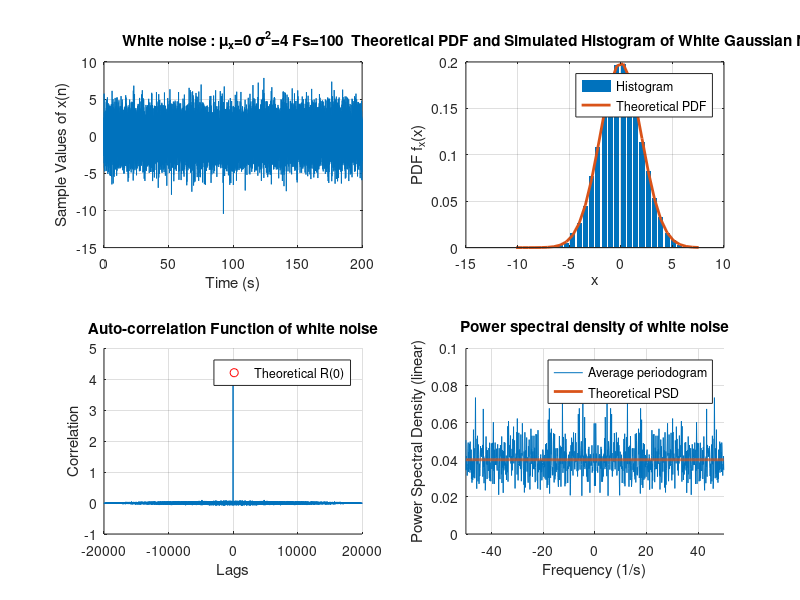
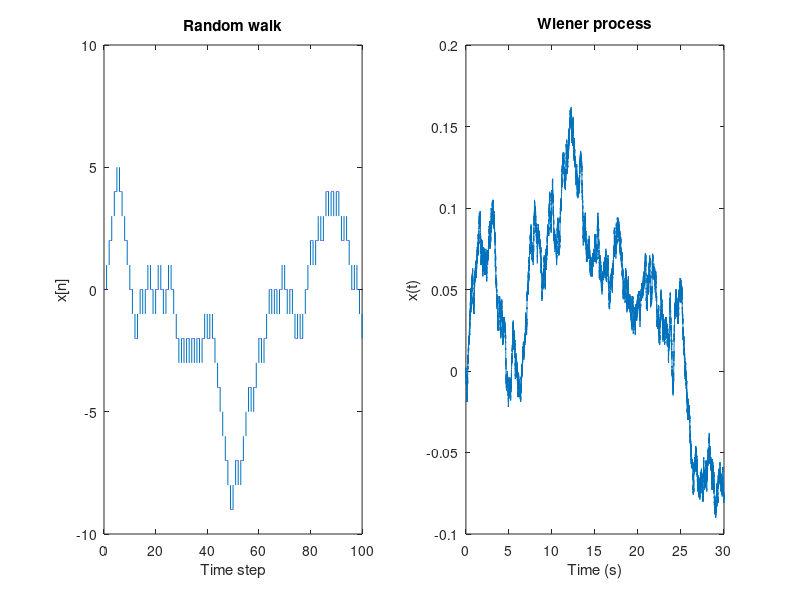
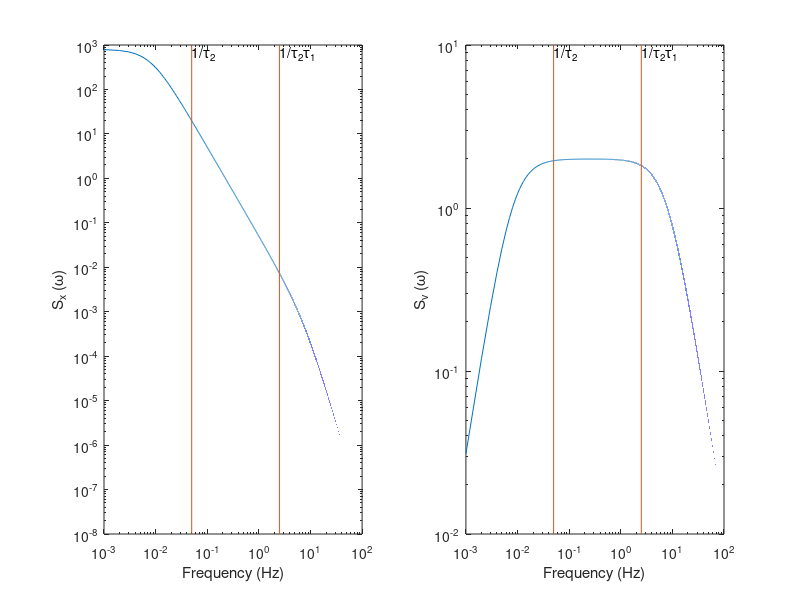

Write the MATLAB code that produced these figures, in order. (Note: this script raises an error after producing the figures.)
%% Figures for appendix on random walks


%% Figure 1 - simulating simple white noise
% https://www.gaussianwaves.com/2013/11/simulation-and-analysis-of-white-noise-in-matlab/

clear all; clc; close all;
Fs = 100;
Ts = 1/Fs;
L = 20000;   % Sample length for the random signal
t = (0:L-1)*Ts;
mu = 0;       % Mean of the random signal  
sigma = 2;    % Standard deviation of the random signal
X = sigma*randn(L,1);

figure();
subplot(2,2,1)
plot(t,X);
title(['White noise : \mu_x=',num2str(mu),' \sigma^2=',num2str(sigma^2), ' Fs=', num2str(Fs)])
xlabel('Time (s)')
ylabel('Sample Values of x(n)')
grid on;


subplot(2,2,2)
n=30; %number of Histrogram bins
[f,x]=hist(X,n);
bar(x,f/trapz(x,f),'EdgeColor','none'); hold on;
%Theoretical PDF of Gaussian Random Variable
g=(1/(sqrt(2*pi)*sigma))*exp(-((x-mu).^2)/(2*sigma^2));
plot(x,g,'linewidth',2); grid on;
title('Theoretical PDF and Simulated Histogram of White Gaussian Noise');
legend('Histogram','Theoretical PDF');
xlabel('x');
ylabel('PDF f_x(x)');


subplot(2,2,3,'nextplot','add')
Rxx=1/L*conv(flipud(X),X);
lags=(-L+1):1:(L-1);

%Alternative method
%[Rxx,lags] =xcorr(X,'biased'); 
%The argument 'biased' is used for proper scaling by 1/L
%Normalize auto-correlation with sample length for proper scaling

plot(lags,Rxx); 
h = plot(0,sigma.^2,'ro');
legend(h,{'Theoretical R(0)'});
title('Auto-correlation Function of white noise');
xlabel('Lags')
ylabel('Correlation')
grid on;


subplot(2,2,4,'nextplot','add')
%Verifying the constant PSD of White Gaussian Noise Process
%with arbitrary mean and standard deviation sigma

N = 1024; 
% split the signal into windows to average power across each of them
z = reshape(X(1:(N*floor(length(X)/N))),N,floor(length(X)/N))';

%By default, FFT is done across each column - Normal command fft(z)
%Finding the FFT across each row
Z = 1/sqrt(N*Fs)*fft(z,[],2); %Scaling by sqrt(N) to get psd
Pzavg = mean(Z.*conj(Z),1);%Computing the mean power from fft
Pzavg=fftshift(Pzavg); %Shift zero-frequency component to center of spectrum
freq=(-N/2:N/2-1)/N*Fs;

% pwelch(X,[],[],N,[],'centered') would give a similar answer

h1 = plot(freq,(Pzavg));
h2 = plot(freq,sigma.^2/Fs*ones(size(freq)),'linewidth',2);
legend([h1 h2],{'Average periodogram', 'Theoretical PSD' })
% plot(normFreq,10*log10(Pzavg),'r');
axis([-0.5*Fs 0.5*Fs 0 10/Fs]); grid on;
ylabel('Power Spectral Density (linear)');
xlabel('Frequency (1/s)');
title('Power spectral density of white noise');

%% Figure 2 - Wiener process

r = round(rand(100,1))*2-1;
clear x
x(1000*(1:100)) = r;
x = cumsum(x);

figure('color','w')
subplot(1,2,1);
plot((1:length(x))/1000,x);
xlabel('Time step')
ylabel('x[n]')
title('Random walk')

x = round(rand(30*1000,1))*2-1;
x = cumsum(x/1000);

subplot(1,2,2);
plot((1:length(x))/1000,x);
xlabel('Time (s)')
ylabel('x(t)')
title('Wiener process')

%% Figure 3 - Spectrum
close all
f = 0:0.001:100;
w = 2*pi*f;
t1 = 0.02;
t2 = 20;
D = 1;

x = 2*D ./ (1/t2^2 + w.^2 +t1^2*w.^4);
v = w.^2*2*D ./ (1/t2^2 + w.^2 +t1^2*w.^4);

figure('color','w')
subplot(1,2,1)
loglog(f,x)
hold

yl = get(gca,'ylim');
line([1 1]*1/(t1*t2), yl)
line([1 1]*1/(t2), yl)
xlabel('Frequency (Hz)')
ylabel('S_x (\omega)')
text(1/(t1*t2), yl(2), '1/\tau_2\tau_1','VerticalAlignment','top')
text((1/t2), yl(2), '1/\tau_2','VerticalAlignment','top')

subplot(1,2,2)
loglog(f,v)
hold

yl = get(gca,'ylim');
line([1 1]*1/(t1*t2), yl)
line([1 1]*1/(t2), yl)
xlabel('Frequency (Hz)')
ylabel('S_v (\omega)')

text(1/(t1*t2), yl(2), '1/\tau_2\tau_1','VerticalAlignment','top')
text((1/t2), yl(2), '1/\tau_2','VerticalAlignment','top')

%% 0 - Simulations of simple random walks (Wiener process)
clear all, close all
Reps = 5000;

Ts = 1/100;    % sampling rate
D = 40;         % diffusion constant in arcmin^2/s
VarV = 2*D/Ts;
SigmaV = sqrt(VarV);
SigmaVdeg = SigmaV/60;

t = (0:Ts:2)';

v = SigmaV * randn(height(t),Reps);
x = cumsum(v*Ts);
% Note this is is equivalent to x = filter(Ts,[1 -1], v);



VarX = std(x,[],2).^2;
vmeasured = diff(x)./diff(t);


figure('color','w')
subplot(2,2,1);
plot(t,x(:,1:min(20,size(x,2))));
xlabel('Time (s)')
ylabel('Position (arcmin)')
title(sprintf('Brownian motion (Fs = %0.1f Hz)',1/Ts))


subplot(2,2,2);
plot(t,VarX,'o');
hold
% plot(t,VarXmeasured,'o');
plot(t,2*D*t,'r','linewidth',2)
set(gca,'xlim',[0 max(t)/2])
xlabel('Time (s)')
ylabel('MSD (arcmin^2)')
title(sprintf('Mean square displacements (D = %0.1f minarc^2)',D))

subplot(2,2,3);
binwidth = 4/60;
vBins = -10:binwidth:10;
vBinsC = (vBins(1:end-1)+vBins(2:end))/2;
bar(vBinsC, histcounts(v(:)/60,vBins)/length(v(:)),'EdgeColor','none');
hold
% bar(vBinsC, histcounts(vmeasured(:),vBins)/length(vmeasured(:)));
plot(vBinsC,sqrt(1/(2*pi*SigmaVdeg^2))*exp(-vBinsC.^2/(2*SigmaVdeg^2))*binwidth,'r','linewidth',2)
title('Velocity distribution')
xlabel('Velocity (deg/s)')
ylabel('Probability')

N = 128;
X = vmeasured(:);
z = reshape(X(1:(N*floor(length(X)/N))),N,floor(length(X)/N))';

%By default, FFT is done across each column - Normal command fft(z)
%Finding the FFT across each row
Z = 1/sqrt(N/Ts)*fft(z,[],2); %Scaling by sqrt(N) to get psd
Pzavg = mean(Z.*conj(Z),1);%Computing the mean power from fft
Pzavg=fftshift(Pzavg); %Shift zero-frequency component to center of spectrum
freq=(-N/2:N/2-1)/N*1/Ts;

subplot(2,2,4)
bar(freq, Pzavg,'EdgeColor','none');
hold
plot(freq,2*D*ones(size(freq)),'r','linewidth',2)

 set(gca,'ylim',[0 2*60])
title('Velocity power spectrum')
xlabel('Frequency (Hz)')
ylabel('Velocity PSD (arcmin^2/s/Hz)')
legend({'Simulation' 'Theoretical'},'box','off')


 % 1 - Simulations of simple random walks with relaxation time cosntant

%% varying taus
% clear all, close all

figure
tiledlayout(4,2,'padding', "tight", "TileSpacing", "tight");

Reps = 5000;
dur =2; % duration of each rep
Fs = 1000;
D = 40;         % diffusion constant arcmin^2/s

tau1 = 0.0005; % Zuber
tau2 = 20; % not sure
[x, t] = GenerateRandomWalk1D(Fs, dur, D, tau1, tau2, Reps);
PlotRW(t, x, D, tau1, tau2,Fs)


tau1 = 0.05; % Zuber
tau2 = 20; % not sure
[x, t] = GenerateRandomWalk1D(Fs, dur, D, tau1, tau2, Reps);
PlotRW(t, x, D, tau1, tau2,Fs)


tau1 = 0.5; % Zuber
tau2 = inf; % not sure
[x, t] = GenerateRandomWalk1D(Fs, dur, D, tau1, tau2, Reps);
PlotRW(t, x, D, tau1, tau2,Fs)


tau1 = 0.05; % Zuber
tau2 = 0.5; % not sure
[x, t] = GenerateRandomWalk1D(Fs, dur, D, tau1, tau2, Reps);
x = x + randn(size(x));
PlotRW(t, x, D, tau1, tau2,Fs)

legend({'Simulation','2Dt','Short timescale aprox','Long timescale steady state'})





%% adding noise and bias
% clear all, close all

figure
tiledlayout(3,2,'padding', "tight", "TileSpacing", "tight");

tau1 = 0.05; % Zuber
tau2 = 1; % not sure
[x, t] = GenerateRandomWalk1D(Fs, dur, D, tau1, tau2, Reps);
PlotRW(t, x, D, tau1, tau2,Fs)

x1 = x + randn(size(x))*2;
PlotRW(t, x1, D, tau1, tau2,Fs)

bias = 0.01;
x2 = x + cumsum(bias*ones(size(x)));
PlotRW(t, x2, D, tau1, tau2,Fs)

legend({'Simulation','2Dt','Short timescale aprox','Long timescale steady state'})


function PlotRW(t, x, D, tau1, tau2,Fs)


VarX = mean(x.^2,2);
vmeasured = diff(x)./diff(t);
Ts = 1/Fs;
SigmaV = sqrt(2*D/Ts);


SteadyStateVarx = D*tau2;


nexttile
plot(t,x(:,1:min(20,size(x,2))));
xlabel('Time (s)')
ylabel('Position (arcmin)')
title(sprintf('Brownian motion (Fs = %0.1f Hz, {\\tau_1} = %0.0fms, {\\tau_2} = %0.1f s)',1/Ts,tau1*1000, tau2))


%     2*D * (t + tau1*( exp(-t/tau1) - 1 ) ),...
nexttile
plot(t,VarX,'o');
hold
% plot(t,VarXmeasured,'o');
plot(t,2*D*t,'r--','linewidth',1)
plot(t,...
    2*D*tau1*(  t/tau1 - 3/2  +2*exp(-t/tau1)  -1/2*exp(-2*t/tau1)  ), ...
    'r','linewidth',2)
if ( SteadyStateVarx< D*3)
    plot(t,SteadyStateVarx*ones(size(t)),'g','linewidth',2)
end

set(gca,'xlim',[0 max(t)/2])
xlabel('Time (s)')
ylabel('MSD (ardmin^2)')
title(sprintf('Mean square displacements (D=%0.1f minarc^2)',D))

return
nexttile
vBins = -150:150;
vBinsC = (vBins(1:end-1)+vBins(2:end))/2;
bar(vBinsC, histcounts(vmeasured(:),vBins)/length(vmeasured(:)),'EdgeColor','none')
hold
% bar(vBinsC, histcounts(vmeasured(:),vBins)/length(vmeasured(:)));
plot(vBinsC, ...
    sqrt(1/(2*pi*SigmaV^2))*exp(-vBinsC.^2/(2*SigmaV^2)) ...
    , 'r--','linewidth',1)
SigmaVt = sqrt(D/tau1); % only works if tau >> Ts;
plot(vBinsC,sqrt(1/(2*pi*SigmaVt^2))*exp(-vBinsC.^2/(2*SigmaVt^2)),'r','linewidth',2)
title('Velocity distribution ~N(0, 2DF_s)')
xlabel('Velocity (deg/s)')
ylabel('Probability')


N = 1024;
X = vmeasured(:);
z = reshape(X(1:(N*floor(length(X)/N))),N,floor(length(X)/N))';

%By default, FFT is done across each column - Normal command fft(z)
%Finding the FFT across each row
Z = 1/sqrt(N/Ts)*fft(z,[],2); %Scaling by sqrt(N) to get psd
Pzavg = mean(Z.*conj(Z),1);%Computing the mean power from fft
Pzavg=fftshift(Pzavg); %Shift zero-frequency component to center of spectrum
freq=(-N/2:N/2-1)/N*1/Ts;

nexttile
bar(freq, Pzavg,'EdgeColor','none')
hold
w = 2*pi*freq;
plot(freq, 2*D./(tau1^2*w.^2+1),'r','linewidth',2)
plot(freq, 2*D*ones(size(freq)),'r--','linewidth',1)
set(gca,'ylim',[0 2])
title('Velocity power spectrum {= 2D / (\tau^2w^2+1)}')
xlabel('Frequency (Hz)')
ylabel('Velocity PSD (deg^2/s/Hz)')

legend({'Simulation' 'Theoretical' 'Theoretical for no {\tau}'},'box','off')

end

function [x, t] = GenerateRandomWalk1D(Fs, t, D, tau1, tau2, Reps)

if ( nargin == 0 )
    t = 2;          % duration
    Fs = 100;       % sampling rate
    tau1 = 0.046;   % plant time constant - Zuber:46ms
    tau2 = 20;      % integrator time constant - 20s
    D = 40;         % diffusion constant arcmin^2/s
end

if (~exist('Reps','var'))
    Reps = 1; % repeatitions
end


Ts = 1/Fs;

VarV = 2*D/Ts;
SigmaV = sqrt(VarV);

t = (0:Ts:t)';
v = SigmaV*randn(numel(t),Reps);

b = Ts^2;
a = [(tau1 + Ts + Ts^2/tau2) -(2*tau1+Ts) +tau1];
x = filter(b,a,v);

% equivalent to filter(b,a,v)
% x = zeros(numel(t),Reps);
% for i=1:length(t)
%     if ( i>3 )
%         x(i,:) = 1/a(1)*(b(1)*v(i,:) -a(2)*x(i-1,:) -a(3)*x(i-2,:) );
%     elseif ( i>2 )
%         x(i,:) = 1/a(1)*(b(1)*v(i,:) -a(2)*x(i-1,:) );
%     else
%         x(i,:) = 1/a(1)*(b(1)*v(i,:) );
%     end
% end

end

